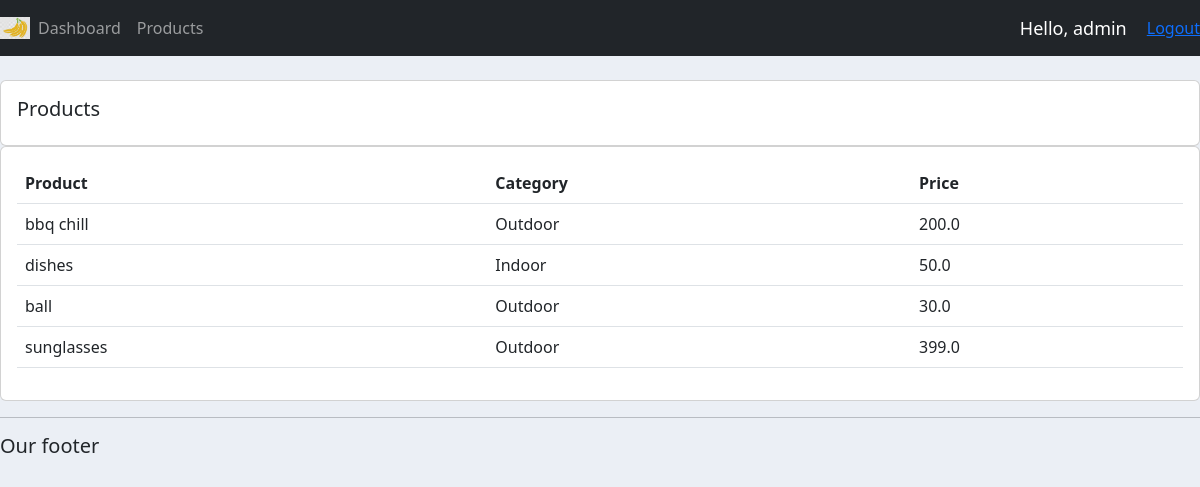
Page /products/ (signed in) on the earlier database version.
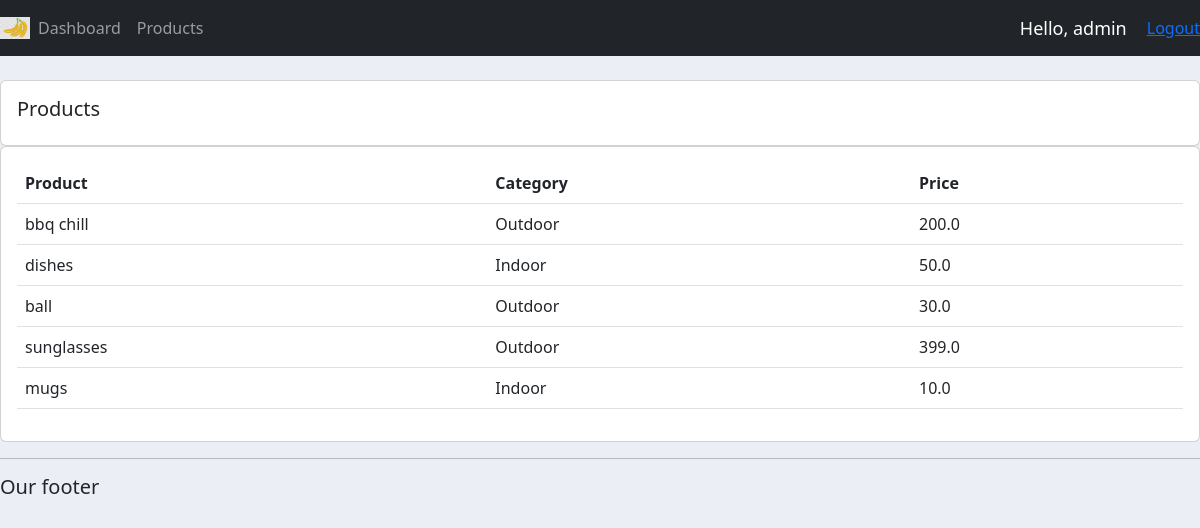
Same page on the later database version.
### accounts/models.py (models this page shows, shortened)
class Product(models.Model):
	CATEGORY=(
		('Indoor','Indoor'),
		('Outdoor','Outdoor'),
		)
	name=models.CharField(max_length=200, null=True)
	price=models.FloatField(null=True)
	category=models.CharField(max_length=200, null=True, choices=CATEGORY)
	description=models.CharField(max_length=200, null=True, blank=True)
	date_created=models.DateTimeField(default=now,null=True)
	tags=models.ManyToManyField(Tag)

### accounts/views.py (the view)
# urls.py: path('products/', views.products, name="products"),
@login_required(login_url="login")
def products(request):
    products=Product.objects.all()
    return render(request,'accounts/products.html',{'products':products})

### accounts/templates/accounts/products.html
{%  extends 'accounts/main.html' %}
{% block content %}
		<br>
		<div class="row">
			<div class="col-md">
				<div class="card card-body">
					<h5>Products</h5>
				</div>
				<div class="card card-body">
					<table class="table">
						<tr>
							<th>Product</th>
							<th>Category</th>
							<th>Price</th>
						</tr>
						{% for i in products %}
						  <tr>
						  	<td>{{i.name}}</td>
						  	<td>{{i.category}}</td>
						  	<td>{{i.price}}</td>
						  </tr>
						 {% endfor %}
					</table>
				</div>
			</div>
		</div>
{% endblock content %}

Differences in the rows shown:
added Product: name "mugs", category "Indoor", price "10.0"
